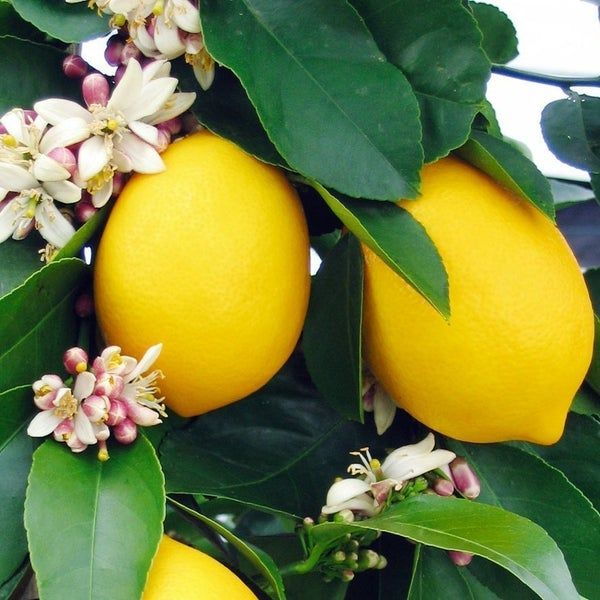
#> input picture Meyer.jpg, 600 x 600 px
$ python dilation_type2.py
#> lines starting #> are read from the running program, lines starting #| are printed output that depends on the picture; after the words box and inside, x2 and y2 are one past the last pixel; in counts of white or black regions, pixels touching at a corner belong together
# Import the necessary packages
# Read the image
# Binarize the image.
# it is advised to keep the foreground in white, will performing OpenCV’s invert operation
# on the binarized image to make the foreground white.
# We are defining a 3×3 kernel filled with ones

# Then use Opencv dilate() function to dilate the boundaries of the image.
import cv2
import numpy as np
import matplotlib.pyplot as plt

# read the image
img = cv2.imread("Meyer.jpg", 0)
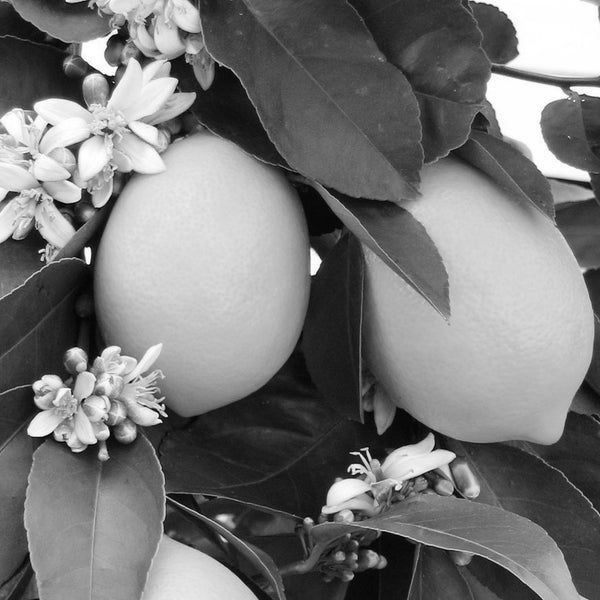
#> img: shape (600, 600); min 0, max 255, mean 119.9

# binarize the image
binr = cv2.threshold(img, 0, 255, cv2.THRESH_BINARY + cv2.THRESH_OTSU)[1]
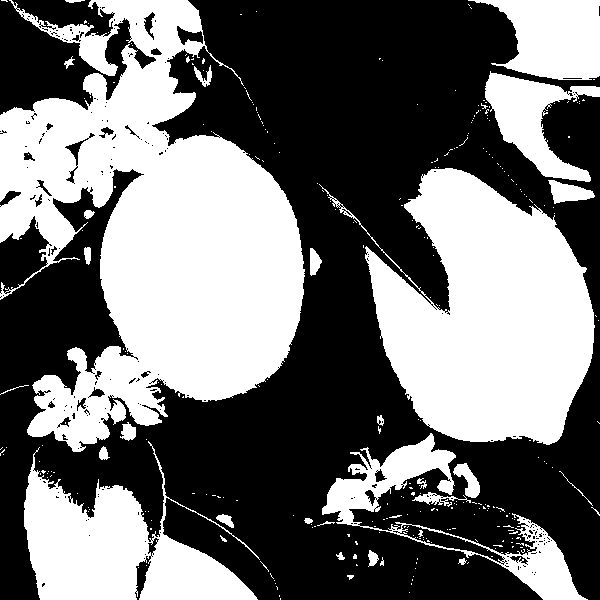
#> binr: shape (600, 600); 44.3% white; 294 white regions (262 under 20 px), largest, box (x1, y1, x2, y2) and area: (0, 0, 305, 452) 74838, (319, 168, 595, 445) 42704, (24, 441, 260, 600) 17418

# define the kernel
kernel = np.ones((3, 3), np.uint8)

# invert the image
invert = cv2.bitwise_not(binr)

# dilate the image
dilation = cv2.dilate(invert, kernel, iterations=1)
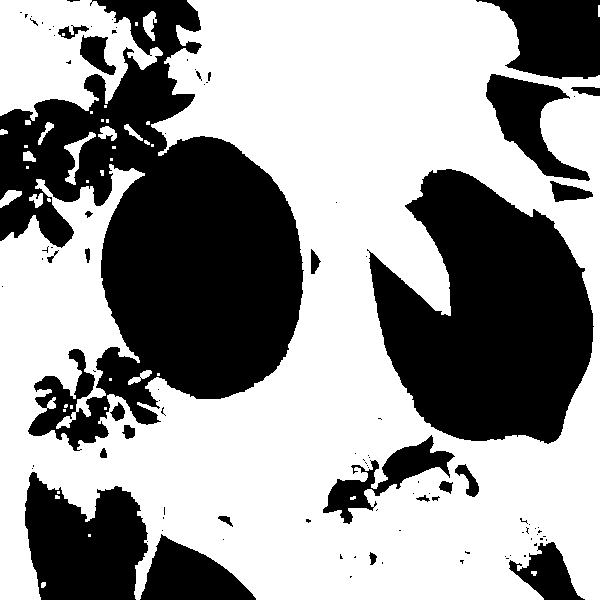
#> dilation: shape (600, 600); 60.1% white; 101 black regions (74 under 20 px), largest, box (x1, y1, x2, y2) and area: (0, 0, 304, 451) 66943, (367, 169, 594, 444) 40932, (25, 472, 148, 600) 11459

# print the output
plt.imshow(dilation, cmap='gray')
cv2.imshow("dilation", dilation)
cv2.waitKey(0)

# output should be a thicker image than the original one
